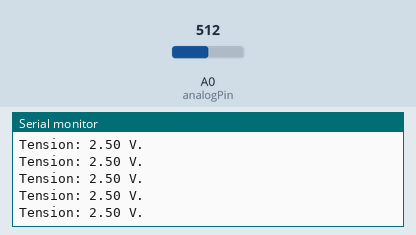
A sketch run on a simulated Arduino Uno, built with avr-gcc and run on an emulated ATmega328P. Shown: the last lines printed to the serial monitor. The test bench sets the inputs (shaded band); at power-on: A0 (analogPin) = 512.

Above: at 1.2 s.
1.3 s: A0 (analogPin) set to 716
At 2.4 s:
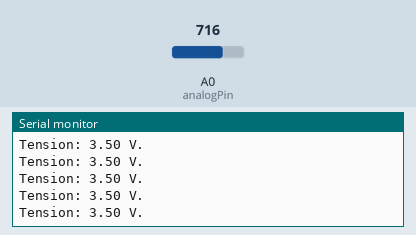
4.3 s: A0 (analogPin) set to 900
At 5.0 s:
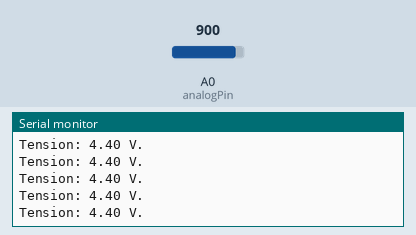
Timing chart, 0 to 7.3 s (numbered marks = the images above; inputs shaded):
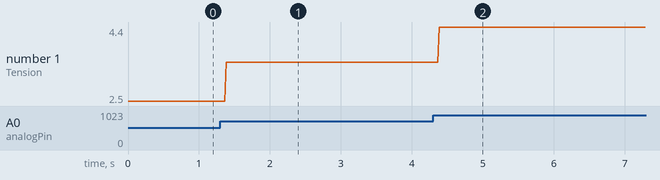

The sketch:

Clase_4_v3.ino.ino
```cpp
/* Clase 4, TESTER 5V */
const int analogPin = A0;
void setup()
{
  Serial.begin(9600);
  while(!Serial);
}

void loop()
{
  int analog = 0;
  double tension = 0;

  analog = analogRead(analogPin);
  tension = 5.0*analog /1023.0; //Regla de 3.. 1023 es 5V.

  Serial.print("Tension: ");
  Serial.print(tension);
  Serial.println(" V. ");
}
```

Measured:
- after the input at 1.3 s, the serial monitor: prints a new line after 0.08 s (image 1)
- after the input at 4.3 s, the serial monitor: prints a new line after 0.09 s (image 2)
- plotted number 1: 2.5 → 3.5 after the input at 1.3 s, 3.5 → 4.4 after the input at 4.3 s
